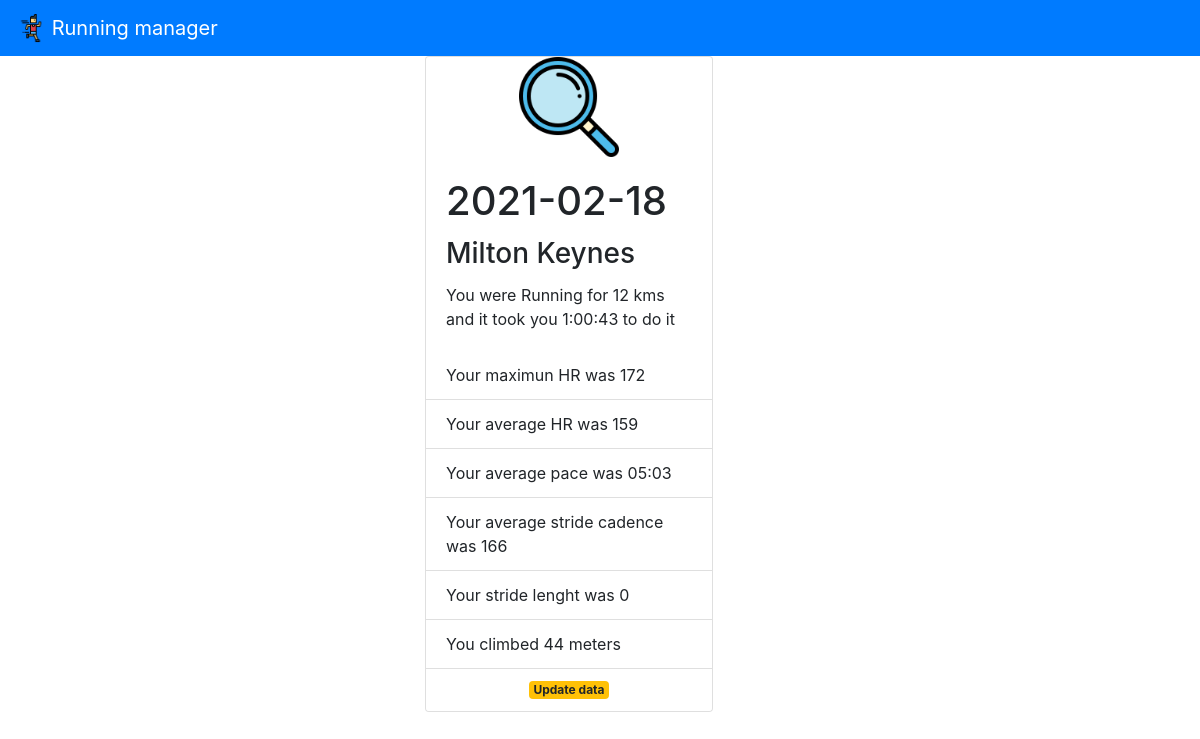
/details?date=2021-02-18&dist=12, run on the app's committed database.
### tables this page shows
CREATE TABLE "activitiesTb" (
	"index"	INTEGER,
	"ActivityType"	TEXT,
	"Date"	TEXT,
	"Race"	INTEGER,
	"Title"	TEXT,
	"Distance"	NUMERIC,
	"Calories"	INTEGER,
	"Time"	TEXT,
	"AvgHR"	INTEGER,
	"MaxHR"	INTEGER,
	"AvgCadence"	INTEGER,
	"MaxCadence"	INTEGER,
	"AvgPace"	TEXT,
	"ElevGain"	INTEGER,
	"ElevLoss"	INTEGER,
	"AvgStrideLength"	NUMERIC,
	PRIMARY KEY("index" AUTOINCREMENT)
);

### app.py (the view)
@app.route('/details', methods=("POST", "GET"))
def details():
    date = request.args.get('date')
    dist = request.args.get('dist')
    return render_template("view_details.html", results=db_management.view_details(date,dist))

### db_management.py (called while the page is built)
def view_details(date, distance):
    try:
        date=date
        distance=distance
        conn=sqlite3.connect("runningLog.sqlite")
        cur=conn.cursor()
        split_string = str(distance).split(".", 1)
        distance = split_string[0]
        date = str(date)+'%'
        distance=str(distance)+'%'
        query_string = 'SELECT * FROM activitiesTb WHERE date LIKE ? AND Distance LIKE ?'
        cur.execute(query_string, (date, distance))
        result=cur.fetchone()
        conn.close()
        return result
    except:
        return redirect(url_for('wrong'))

### templates/view_details.html (shortened to what this page needs)
{% extends "template.html" %}
{% block header %}
<div class="container">
  <div class="row">
    <div class="col">
    </div>
    <div class="col">
      <div class="card" style="width: 18rem;">
        <img src="/static/search.png" class="rounded mx-auto d-block" style="width:100px;height:100px;">
        <div class="card-body">
          <h1 class="card-title">{{ '{:.10}'.format(results[2]) }}</h1>
          <h3 class="card-title">{{ results[4] }}</h3>
          <p class="card-text">You were {{ results[1] }} for {{ results[5]}} kms and it took you {{ results[7] }} to do it</p>
        </div>
        <ul class="list-group list-group-flush">
          <li class="list-group-item">Your maximun HR was {{ results[9] }}</li>
          <li class="list-group-item">Your average HR was {{ results[8] }}</li>
          <li class="list-group-item">Your average pace was {{ results[12] }}</li>
          <li class="list-group-item">Your average stride cadence was {{ results[10] }}</li>
          <li class="list-group-item">Your stride lenght was {{ results[15] }}</li>
          <li class="list-group-item">You climbed {{ results[13] }} meters</li>
          <li class="list-group-item"><p class="card-text" style="text-align:center"><a href="/update_activity?actDate={{results[2]}}&actDistance={{results[5]}}"  class="badge badge-warning">Update data</a></p></li>
        </ul>
      </div>
    </div>
    <div class="col">
    </div>
  </div>
</div>
{% endblock %}

### templates/template.html (shortened to what this page needs)
<html>
    <head>
        <link rel="stylesheet" href="https://stackpath.bootstrapcdn.com/bootstrap/4.4.1/css/bootstrap.min.css">
    </head>
    <body>
          <nav class="navbar navbar-dark bg-primary">
            <a class="navbar-brand" href="/">
              <img src="/static/runner.png" width="30" height="30" class="d-inline-block align-top" alt="">
              Running manager
            </a>
          </nav>
{% block header %}
{% endblock %}
    </body>
</html>

### data on the page
activitiesTb: Date "2021-02-18", Title "Milton Keynes", ActivityType "Running", Distance "12", Time "1:00:43", MaxHR "172", AvgHR "159", AvgPace "05:03", AvgCadence "166", AvgStrideLength "0", ElevGain "44"
